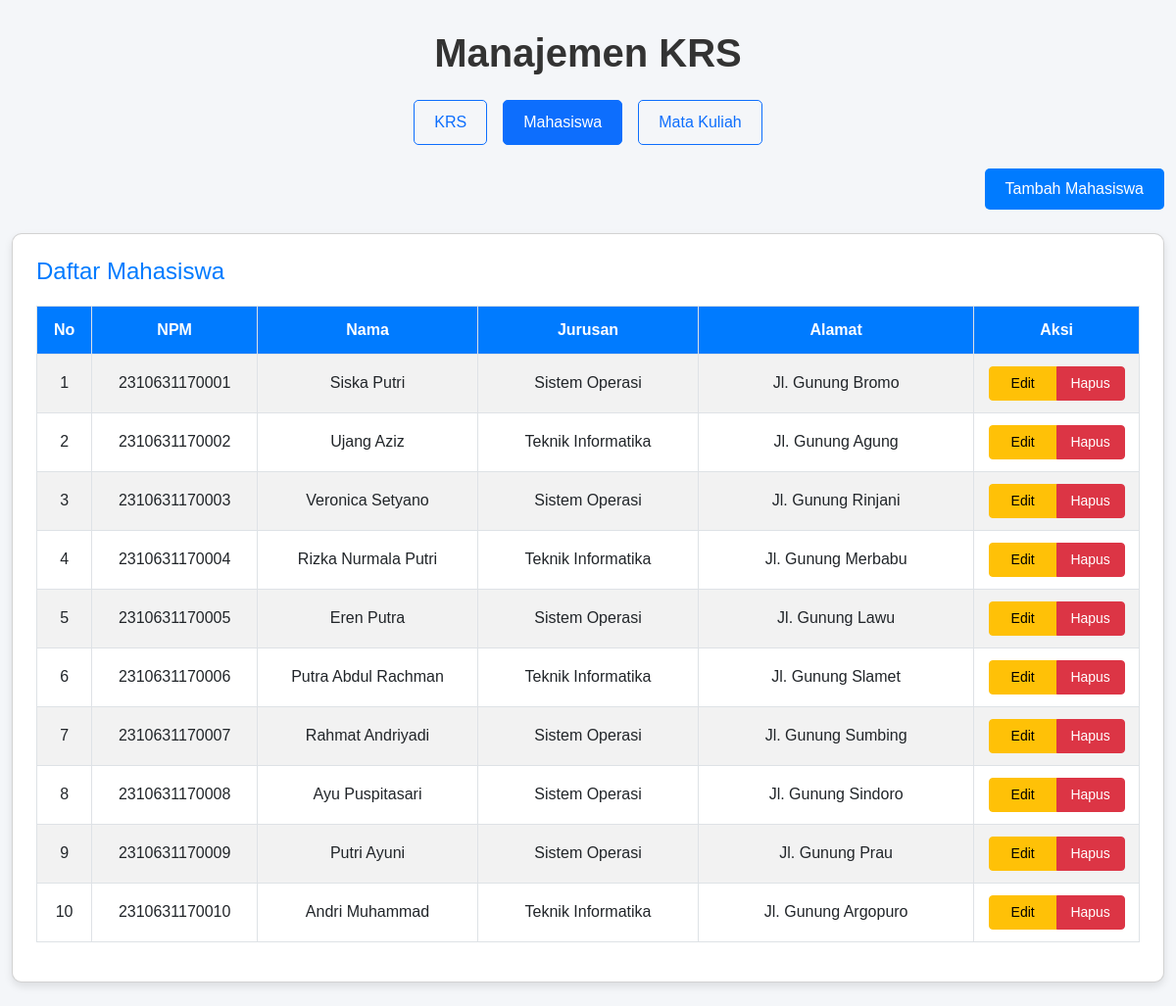
The app's page /index.php?page=mahasiswa with its own data.
### tables this page shows
CREATE TABLE `mahasiswa` (
  `npm` char(13) NOT NULL,
  `nama` varchar(50) DEFAULT NULL,
  `jurusan` enum('Teknik Informatika','Sistem Operasi') DEFAULT NULL,
  `alamat` text
);

### Mahasiswa.php (called while the page is built, shortened)
<?php
class Mahasiswa {
    private $conn;
    public function __construct($conn) {
        $this->conn = $conn;
    }
    public function ambilSemuaMahasiswa() {
        $sql = "SELECT * FROM mahasiswa";
        return mysqli_query($this->conn, $sql);
    }
}
?>

### index.php (the view, shortened to what this page needs)
<?php
include 'koneksi.php';
include 'Mahasiswa.php';
include 'Krs.php';
$mahasiswa = new Mahasiswa($conn);
$krs = new Krs($conn);
$page = isset($_GET['page']) ? $_GET['page'] : 'krs';
$action = isset($_GET['action']) ? $_GET['action'] : '';
?>
<!DOCTYPE html>
<html lang="id">
<head>
    <link href="https://cdn.jsdelivr.net/npm/bootstrap@5.3.0/dist/css/bootstrap.min.css" rel="stylesheet">
    <link rel="stylesheet" href="style.css">
</head>
<body>
    <div class="container">
        <h1 class="text-center mb-4">Manajemen KRS</h1>
        <div class="d-flex justify-content-center mb-4">
            <a href="index.php?page=krs" class="btn btn-nav <?php echo ($page == 'krs') ? 'btn-primary' : 'btn-outline-primary'; ?> mx-2">KRS</a>
            <a href="index.php?page=mahasiswa" class="btn btn-nav <?php echo ($page == 'mahasiswa') ? 'btn-primary' : 'btn-outline-primary'; ?> mx-2">Mahasiswa</a>
            <a href="index.php?page=matakuliah" class="btn btn-nav <?php echo ($page == 'matakuliah') ? 'btn-primary' : 'btn-outline-primary'; ?> mx-2">Mata Kuliah</a>
        </div>
        <?php
        if ($page == 'krs') {
            if ($action == 'insert' || $action == 'update') {
                $mahasiswa_result = $krs->ambilMahasiswa();
                $matakuliah_result = $krs->ambilMatakuliah();
                $edit_data = null;
                if ($action == 'update' && isset($_GET['id'])) {
                    $edit_data = $krs->ambilKrsById($_GET['id']);
                }
        ?>
                <div class="card p-4 mb-4">
                    <h3 class="card-title"><?php echo ($action == 'insert') ? 'Tambah KRS' : 'Edit KRS'; ?></h3>
                    <form method="POST" action="index.php?page=krs&action=<?php echo $action; ?>">
                        <?php if ($action == 'update') { ?>
                            <input type="hidden" name="id" value="<?php echo $edit_data['id']; ?>">
                        <?php } ?>
                        <div class="mb-3">
                            <label for="mahasiswa_npm" class="form-label">Mahasiswa</label>
                            <select name="mahasiswa_npm" class="form-select" required>
                                <option value="">Pilih Mahasiswa</option>
                                <?php while ($row = mysqli_fetch_assoc($mahasiswa_result)) { ?>
                                    <option value="<?php echo $row['npm']; ?>"
                                        <?php echo ($action == 'update' && $edit_data['mahasiswa_npm'] == $row['npm']) ? 'selected' : ''; ?>>
                                        <?php echo $row['nama'] . " (" . $row['npm'] . ")"; ?>
                                    </option>
                                <?php } ?>
                            </select>
                        </div>
                        <div class="mb-3">
                            <label for="matakuliah_kodemk" class="form-label">Mata Kuliah</label>
                            <select name="matakuliah_kodemk" class="form-select" required>
                                <option value="">Pilih Mata Kuliah</option>
                                <?php while ($row = mysqli_fetch_assoc($matakuliah_result)) { ?>
                                    <option value="<?php echo $row['kodemk']; ?>"
                                        <?php echo ($action == 'update' && $edit_data['matakuliah_kodemk'] == $row['kodemk']) ? 'selected' : ''; ?>>
                                        <?php echo $row['nama'] . " (" . $row['kodemk'] . ")"; ?>
                                    </option>
                                <?php } ?>
                            </select>
                        </div>
                        <button type="submit" class="btn btn-custom"><?php echo ($action == 'insert') ? 'Tambah' : 'Perbarui'; ?></button>
                        <a href="index.php?page=krs" class="btn btn-secondary">Kembali</a>
                    </form>
                </div>
        <?php
            } else {
                $krs_result = $krs->ambilSemuaKrs();
        ?>
                <div class="mb-4 text-end">
                    <a href="index.php?page=krs&action=insert" class="btn btn-custom">Tambah KRS</a>
                </div>
                <div class="card p-4 mb-4">
                    <h3 class="card-title">Daftar KRS</h3>
                    <table class="table table-striped table-bordered">
                        <thead>
                            <tr>
                                <th class="text-center" style="width: 5%;">No</th>
                                <th class="text-center" style="width: 20%;">Nama Lengkap</th>
                                <th class="text-center" style="width: 20%;">Mata Kuliah</th>
                                <th class="text-center" style="width: 40%;">Keterangan</th>
                                <th class="text-center" style="width: 15%;">Aksi</th>
                            </tr>
                        </thead>
                        <tbody>
                            <?php
                            $no = 1;
                            while ($row = mysqli_fetch_assoc($krs_result)) {
                                $keterangan = $row['nama_mahasiswa'] . " Mengambil Mata Kuliah " . $row['nama_matakuliah'] . " dengan " . $row['jumlah_sks'] . " SKS";
                            ?>
                                <tr>
                                    <td class="text-center"><?php echo $no++; ?></td>
                                    <td class="text-center"><?php echo $row['nama_mahasiswa']; ?></td>
                                    <td class="text-center"><?php echo $row['nama_matakuliah']; ?></td>
                                    <td class="text-center"><?php echo $keterangan; ?></td>
                                    <td class="text-center">
                                        <div class="btn-group" role="group">
                                            <a href="index.php?page=krs&action=update&id=<?php echo $row['id']; ?>" class="btn btn-warning btn-sm">Edit</a>
                                            <a href="index.php?page=krs&action=delete&id=<?php echo $row['id']; ?>" class="btn btn-danger btn-sm" onclick="return confirm('Yakin ingin menghapus?')">Hapus</a>
                                        </div>
                                    </td>
                                </tr>
                            <?php } ?>
                        </tbody>
                    </table>
                </div>
        <?php
            }
        }
        elseif ($page == 'mahasiswa') {
            if ($action == 'insert' || $action == 'update') {
                $edit_data = null;
                if ($action == 'update' && isset($_GET['npm'])) {
                    $edit_data = $mahasiswa->ambilMahasiswaByNpm($_GET['npm']);
                }
        ?>
                <div class="card p-4 mb-4">
                    <h3 class="card-title"><?php echo ($action == 'insert') ? 'Tambah Mahasiswa' : 'Edit Mahasiswa'; ?></h3>
                    <form method="POST" action="index.php?page=mahasiswa&action=<?php echo $action; ?>">
                        <div class="mb-3">
                            <label for="npm" class="form-label">NPM</label>
                            <input type="text" name="npm" class="form-control" value="<?php echo ($action == 'update') ? $edit_data['npm'] : ''; ?>" <?php echo ($action == 'update') ? 'readonly' : 'required'; ?> maxlength="13">
                        </div>
                        <div class="mb-3">
                            <label for="nama" class="form-label">Nama</label>
                            <input type="text" name="nama" class="form-control" value="<?php echo ($action == 'update') ? $edit_data['nama'] : ''; ?>" required>
                        </div>
                        <div class="mb-3">
                            <label for="jurusan" class="form-label">Jurusan</label>
                            <select name="jurusan" class="form-select" required>
                                <option value="">Pilih Jurusan</option>
                                <option value="Teknik Informatika" <?php echo ($action == 'update' && $edit_data['jurusan'] == 'Teknik Informatika') ? 'selected' : ''; ?>>Teknik Informatika</option>
                                <option value="Sistem Operasi" <?php echo ($action == 'update' && $edit_data['jurusan'] == 'Sistem Operasi') ? 'selected' : ''; ?>>Sistem Operasi</option>
                            </select>
                        </div>
                        <div class="mb-3">
                            <label for="alamat" class="form-label">Alamat</label>
                            <textarea name="alamat" class="form-control" required><?php echo ($action == 'update') ? $edit_data['alamat'] : ''; ?></textarea>
                        </div>
                        <button type="submit" class="btn btn-custom"><?php echo ($action == 'insert') ? 'Tambah' : 'Perbarui'; ?></button>
                        <a href="index.php?page=mahasiswa" class="btn btn-secondary">Kembali</a>
                    </form>
                </div>
        <?php
            } else {
                $mahasiswa_result = $mahasiswa->ambilSemuaMahasiswa();
        ?>
                <div class="mb-4 text-end">
                    <a href="index.php?page=mahasiswa&action=insert" class="btn btn-custom">Tambah Mahasiswa</a>
                </div>
                <div class="card p-4 mb-4">
                    <h3 class="card-title">Daftar Mahasiswa</h3>
                    <table class="table table-striped table-bordered">
                        <thead>
                            <tr>
                                <th class="text-center" style="width: 5%;">No</th>
                                <th class="text-center" style="width: 15%;">NPM</th>
                                <th class="text-center" style="width: 20%;">Nama</th>
                                <th class="text-center" style="width: 20%;">Jurusan</th>
                                <th class="text-center" style="width: 25%;">Alamat</th>
                                <th class="text-center" style="width: 15%;">Aksi</th>
                            </tr>
                        </thead>
                        <tbody>
                            <?php
                            $no = 1;
                            while ($row = mysqli_fetch_assoc($mahasiswa_result)) { ?>
                                <tr>
                                    <td class="text-center"><?php echo $no++; ?></td>
                                    <td class="text-center"><?php echo $row['npm']; ?></td>
                                    <td class="text-center"><?php echo $row['nama']; ?></td>
                                    <td class="text-center"><?php echo $row['jurusan']; ?></td>
                                    <td class="text-center"><?php echo $row['alamat']; ?></td>
                                    <td class="text-center">
                                        <div class="btn-group" role="group">
                                            <a href="index.php?page=mahasiswa&action=update&npm=<?php echo $row['npm']; ?>" class="btn btn-warning btn-sm">Edit</a>
                                            <a href="index.php?page=mahasiswa&action=delete&npm=<?php echo $row['npm']; ?>" class="btn btn-danger btn-sm" onclick="return confirm('Yakin ingin menghapus?')">Hapus</a>
                                        </div>
                                    </td>
                                </tr>
                            <?php } ?>
                        </tbody>
                    </table>
                </div>
        <?php
            }
        }
        ?>
    </div>
</body>
</html>

### style.css (style rules this page uses)
body { background-color: #f4f6f9; font-family: 'Arial', sans-serif; }
.container { margin-top: 30px; max-width: 1200px; }
h1 { color: #333; font-weight: bold; }
.card { border-radius: 10px; box-shadow: 0 4px 8px rgba(0, 0, 0, 0.1); background-color: #fff; }
.card-title { color: #007bff; font-size: 1.5rem; margin-bottom: 20px; }
.btn-custom { background-color: #007bff; color: white; border-radius: 5px; padding: 8px 20px; transition: background-color 0.3s ease; }
.btn-nav { padding: 10px 20px; font-size: 1rem; border-radius: 5px; transition: all 0.3s ease; }
.table th, .table td { vertical-align: middle; padding: 12px; word-wrap: break-word; }
.table th { background-color: #007bff; color: white; }
.table-striped tbody tr:nth-of-type(odd) { background-color: #f8f9fa; }
.btn-sm { padding: 6px 12px; font-size: 0.875rem; width: 70px; }

### records on screen
mahasiswa: npm "2310631170001", nama "Siska Putri", jurusan "Sistem Operasi", alamat "Jl. Gunung Bromo"
mahasiswa: npm "2310631170002", nama "Ujang Aziz", jurusan "Teknik Informatika", alamat "Jl. Gunung Agung"
mahasiswa: npm "2310631170003", nama "Veronica Setyano", jurusan "Sistem Operasi", alamat "Jl. Gunung Rinjani"
mahasiswa: npm "2310631170004", nama "Rizka Nurmala Putri", jurusan "Teknik Informatika", alamat "Jl. Gunung Merbabu"
mahasiswa: npm "2310631170005", nama "Eren Putra", jurusan "Sistem Operasi", alamat "Jl. Gunung Lawu"
mahasiswa: npm "2310631170006", nama "Putra Abdul Rachman", jurusan "Teknik Informatika", alamat "Jl. Gunung Slamet"
mahasiswa: npm "2310631170007", nama "Rahmat Andriyadi", jurusan "Sistem Operasi", alamat "Jl. Gunung Sumbing"
mahasiswa: npm "2310631170008", nama "Ayu Puspitasari", jurusan "Sistem Operasi", alamat "Jl. Gunung Sindoro"
mahasiswa: npm "2310631170009", nama "Putri Ayuni", jurusan "Sistem Operasi", alamat "Jl. Gunung Prau"
mahasiswa: npm "2310631170010", nama "Andri Muhammad", jurusan "Teknik Informatika", alamat "Jl. Gunung Argopuro"
